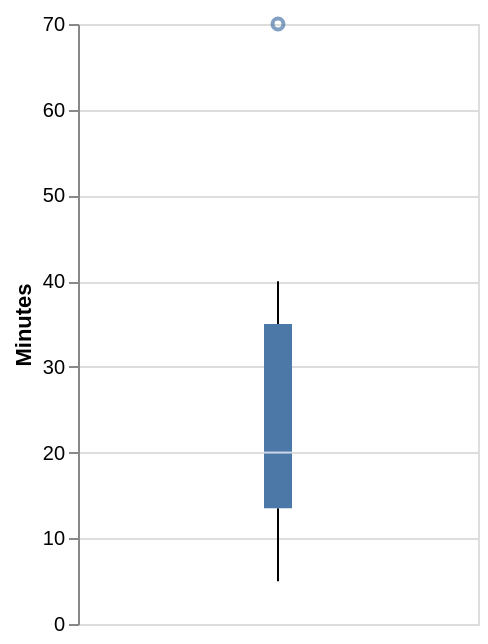

Notebook source saved alongside this figure:
### Markdown cell above
Esse boxplot do ponto mínimo ao ponto máximo da distribuição, o que foi determinado pelo parâmetro `extent="min-max`. Para considerarmos a visualização que destaque o valor atípico, pela regra 1.5xAIQ, podemos alterar esse parâmetro para `extent=1.5`.

### Code cell
alt.Chart(tempocn).mark_boxplot(extent=1.5).encode(
    y='Minutes:Q'
).properties(width=200)

### Figure 1 — Vega-Lite specification as saved in the notebook (floating-point values rounded to 4 significant figures)
{"config": {"view": {"continuousWidth": 300, "continuousHeight": 300}}, "data": {"name": "data-9cf1b10b11727f2e0b9cf764b0239b32"}, "mark": {"type": "boxplot", "extent": 1.5}, "encoding": {"y": {"field": "Minutes", "type": "quantitative"}}, "width": 200, "$schema": "https://vega.github.io/schema/vega-lite/v6.4.1.json", "datasets": {"data-9cf1b10b11727f2e0b9cf764b0239b32": [{"Minutes": 20}, {"Minutes": 35}, {"Minutes": 8}, {"Minutes": 70}, {"Minutes": 5}, {"Minutes": 15}, {"Minutes": 25}, {"Minutes": 30}, {"Minutes": 40}, {"Minutes": 35}, {"Minutes": 10}, {"Minutes": 12}, {"Minutes": 40}, {"Minutes": 15}, {"Minutes": 20}]}}
